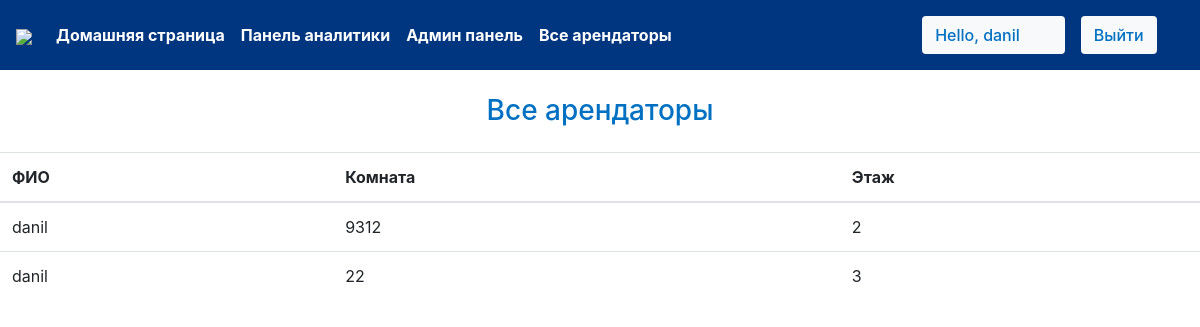
Before: /staff/allbookings (signed in) with the older database file.
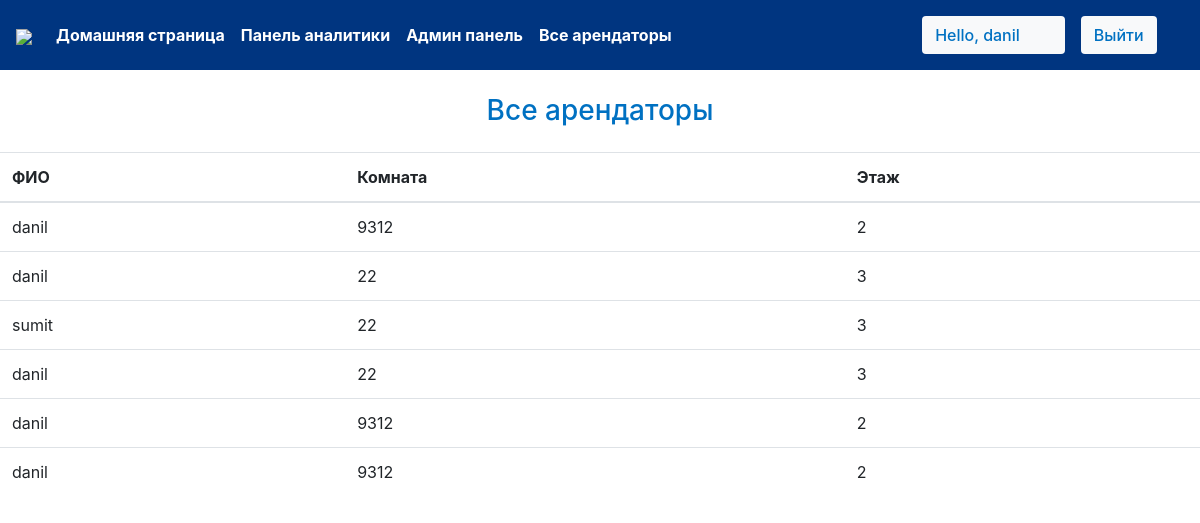
After: the same page with the newer database file.
### agpk/models.py (models this page shows, shortened)
class Reservation(models.Model):
    room = models.ForeignKey(Rooms, on_delete = models.CASCADE, verbose_name='Комната')
    guest = models.ForeignKey(User, on_delete= models.CASCADE, verbose_name='Жилец')
    booking_id = models.CharField(max_length=100,default="null")

class Rooms(models.Model):
    ROOM_STATUS = (
    ("1", "available"),
    ("2", "not available"),
    )
    ROOM_TYPE = (
    ("1", "premium"),
    ("2", "deluxe"),
    ("3","basic"),
    )
    room_type = models.CharField(max_length=50,choices = ROOM_TYPE, verbose_name='Тип комнаты')
    status = models.CharField(choices =ROOM_STATUS,max_length = 15, verbose_name='Статус')
    roomnumber = models.IntegerField(verbose_name='Номер комнаты')
    floor = models.IntegerField(verbose_name='Этаж', default=0)
    capacity = models.IntegerField(verbose_name='Вместимость', default=0)

### agpk/views.py (the view)
# urls.py: path('staff/allbookings', views.all_bookings,name="allbookigs"),
@login_required(login_url='/staff')
def all_bookings(request):
    bookings = Reservation.objects.all()
    if not bookings:
        messages.warning(request,"Бронирования не найдены")
    return HttpResponse(render(request,'staff/allbookings.html',{'bookings':bookings}))

### templates/staff/allbookings.html (shortened to what this page needs)
{% extends 'basic.html' %}
{% block body %}
<h3 class="text-center"  style = "color:#0071c2; font-weight: 500!important; text-align: center; margin: 2%;">Все арендаторы </h3>
<table class="table">
    <thead>
        <th>ФИО</th>
        <th>Комната</th>
        <th>Этаж</th>
    </thead>
    {% for each_booking in bookings %}
    <tr>
        <td>{{each_booking.guest.username}}</td>
        <td>{{each_booking.room.roomnumber}}</td>
        <td>{{each_booking.room.floor}}</td>
    </tr>
    {% endfor %}
</table>
{% endblock body %}

### templates/basic.html (shortened to what this page needs)
{% load static %}
<!DOCTYPE html>
<!DOCTYPE html>
<html lang="en">
<head>
    <link rel="stylesheet" href="https://use.fontawesome.com/releases/v5.7.0/css/all.css">
    <link rel="stylesheet" href="{% static 'bootstrap\bootstrap.css' %}">
    <link rel="stylesheet" href="https://maxcdn.bootstrapcdn.com/bootstrap/4.5.0/css/bootstrap.min.css" >
</head>
<body style="dbackground-image: url('https://source.unsplash.com/random');height: 100%;">
    <div class="container-fluid px-0">
        <nav class="navbar navbar-expand-lg navbar-dark bg-custom font-weight-bold "  >
            <a class="navbar-brand text-bold bg-black " href="/"><img src="https://brief.agpk.kz/enrollee/assets/img/agpk.png" style="width: 23%" ></a>
            <div class="collapse navbar-collapse " id="navbarSupportedContent">
                <ul class="navbar-nav mr-auto ">
                    <li class="nav-item active">
                        <a class="nav-link text-bold custom-text"  style = "color:#ffffff" href="/home"> Домашняя страница</a>
                    </li>
                    {% if user.is_staff %}
                    <li class="nav-item active">
                        <a class="nav-link text-bold"  style = "color:#ffffff" href="/staff/panel">Панель аналитики
                        </a>
                    </li>
                    <li class="nav-item active">
                        <a class="nav-link text-bold"  style = "color:#ffffff" href="/admin">Админ панель
                        </a>
                    </li>
                    {% elif user.is_staff == False and user.is_authenticated %}
                    <li class="nav-item active">
                            <a class="nav-link text-bold" href="/user/bookings"  style = "color:#ffffff" >Мои комнаты </a>
                        </li>
                    {% endif %}
                    {% if user.is_staff %}
                    <li class="nav-item active">
                            <a class="nav-link text-bold"  style = "color:#ffffff" href="/staff/allbookings">Все арендаторы </a>
                        </li>
                    {% endif %}
                </ul>
                {% if user.is_authenticated %}
                      <button class="btn btn-group bg-light" data-toggle="modal" data-target="#forlogin" style = "color:#0071c2; font-weight: 500!important" >
                       Hello, {{request.user}}
                       <a href="/logout" class="nav-link ">
                    <button class="btn btn-group  bg-light " data-toggle="modal" data-target="#forlogin" style = "color:#0071c2; font-weight: 500!important" >
                        Выйти
                    </button></a>&nbsp; &nbsp;
                    </button>
                {% endif %}
            </div>
        </nav>
    </div>
    {% block body %}
    {% endblock body %}
</body>
</html>

### templates/basic.html (style rules this page uses)
.bg-custom { background-color: #003580; }
.custom-text { color: #0c5460; }
a { text-decoration: none; }

Changed rows visible on the page:
added Reservation: guest.username "sumit", room.roomnumber "22", room.floor "3"
added Reservation: guest.username "danil", room.roomnumber "22", room.floor "3"
added Reservation: guest.username "danil", room.roomnumber "9312", room.floor "2"
added Reservation: guest.username "danil", room.roomnumber "9312", room.floor "2"
